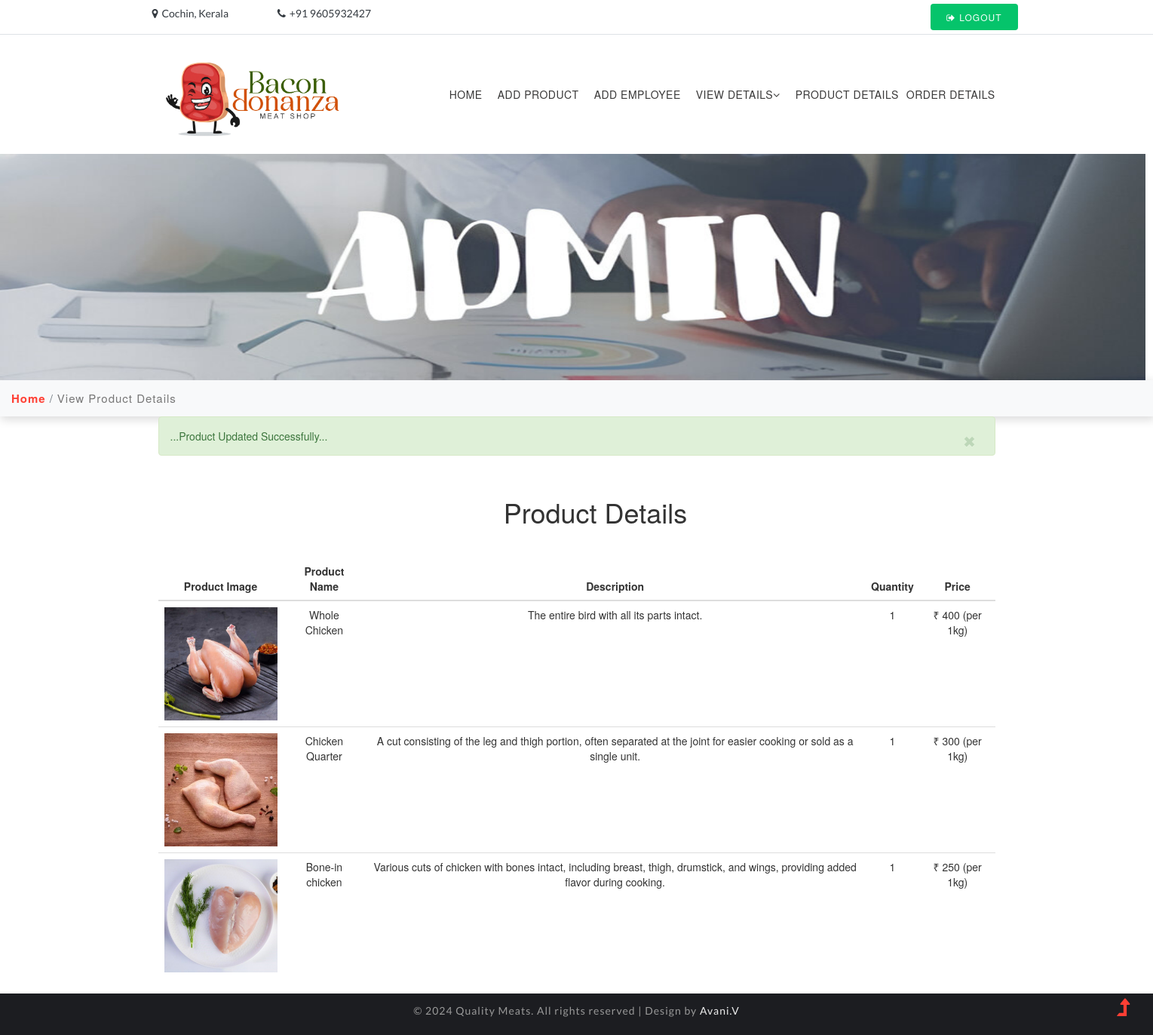
The page /updis on the database its author committed.
### meatapp/models.py (models this page shows)
class add_product(models.Model):
    pro_id = models.CharField(max_length=10)
    pro_name = models.CharField(max_length=20)
    description = models.CharField(max_length=150)
    quantity = models.IntegerField()
    price = models.IntegerField()
    pro_img = models.FileField()

### meatapp/views.py (the view)
# urls.py: path('updis',views.updis),
def updis(re):
    updata = add_product.objects.all()
    messages.success(re,'...Product Updated Successfully...')
    return render(re,'up_display.html',{'udp':updata})

### template/up_display.html (shortened to what this page needs)
<!DOCTYPE html>
<html lang="en">
{% load static %}
<head>
	<link rel="stylesheet" href="https://cdnjs.cloudflare.com/ajax/libs/font-awesome/4.7.0/css/font-awesome.min.css">
	<link rel="stylesheet" href="{%static 'css/bootstrap.css' %}">
	<link href="{%static 'css/css_slider.css' %}" type="text/css" rel="stylesheet" media="all">
	<link rel="stylesheet" href="{%static 'css/style.css' %}" type="text/css" media="all" />
	<link href="css/font-awesome.min.css' %}" rel="stylesheet">
	<link rel="stylesheet" href="https://maxcdn.bootstrapcdn.com/bootstrap/3.4.1/css/bootstrap.min.css">
</head>
<body>
	<header id="home">
		<div class="top-bar py-2 border-bottom">
			<div class="container">
				<div class="row middle-flex">
					<div class="col-xl-7 col-md-5 top-social-agile mb-md-0 mb-1 text-lg-left text-center">
						<div class="row">
							<div class="col-xl-3 col-6 header-top_w3layouts">
								<p class="text-da">
									<span class="fa fa-map-marker mr-2"></span>Cochin, Kerala
								</p>
							</div>
							<div class="col-xl-3 col-6 header-top_w3layouts">
								<p class="text-da">
									<span class="fa fa-phone mr-2"></span>+91 9605932427
								</p>
							</div>
							<div class="col-xl-6"></div>
						</div>
					</div>
					<div class="col-xl-5 col-md-7 top-social-agile text-md-right text-center pr-sm-0 mt-md-0 mt-2">
						<div class="row middle-flex">
							<div class="col-lg-12 col-4 top-w3layouts p-md-0 text-right">
								<a href="../home" class="btn login-button-2 text-uppercase text-wh">
									<span class="fa fa-sign-out mr-2"></span>Logout</a>
							</div>
						</div>
					</div>
				</div>
			</div>
		</div>
	</header>
	<div class="main-top py-1" >
		<div class="container">
			<div class="nav-content">
				<h1>
					<a id="logo" class="logo" href="">
						<img style="padding-left:5px;" src="{%static 'images/logo1.jpg' %}" height="350px" width="250px" alt="logo1" class="img-fluid">
					</a>
				</h1>
				<div class="nav_web-dealingsls">
					<nav>
						<ul class="menu">
							<li><a href="../admin_home">Home</a></li>
							<li><a href="../add_product">Add Product</a></li>
							<li><a href="../add_employee">Add Employee</a></li>
							<li>
								<a href="#pages">View Details<span class="fa fa-angle-down" aria-hidden="true"></span></a>
							<li><a href="../view_product">Product Details</a></li>
							<li><a href="../view_order">Order Details</a></li>
						</ul>
					</nav>
				</div>
			</div>
		</div>
	</div>
	<div>
		<img src="{%static 'images/admin-bg-2.jpeg' %}" height="300px" width="1519px">
	</div>
	<div class="breadcrumb-agile bg-light py-2">
		<ol class="breadcrumb bg-light m-0">
			<li class="breadcrumb-item">
				<a href="../admin_home">Home</a>
			</li>
			<li class="breadcrumb-item active" aria-current="page">View Product Details</li>
		</ol>
	</div>
	{% if messages %}
	<div class="container">
		<div class="alert alert-success alert-dismissible messages">
			{% for message in messages %}
				<button type="button" class="close" data-dismiss="alert">🞭</button>
			 {{message}}
	  	</div>
		 {% endfor %}
	</div>
	{% endif %}
<div class="map-full">
	<div class="contact-box">
		<div class="container">
			<div class="row">
				<div class="col-lg-12 mt-4">
					<div class="heading-title text-center">
						<h1 style="margin-left:50px;">Product Details</h1>
					</div>
				</div>
			</div>
		</div>
	</div>
</div>
<div class="map-full">
	<div class="contact-box">
        <div class="container">
			<table class="table table-stripped mt-5">
				<thead>
				<tr>
					<th><center>Product Image</center></th>
					<th><center>Product Name</center></th>
					<th><center>Description</center></th>
					<th><center>Quantity</center></th>
					<th><center>Price</center></th>
		  		</tr>
		  		</thead>
				<tbody>
				{% for i in udp %}
				<tr>
					<td><center><img src="{{i.pro_img.url}}" height="150" width="150"></center></td>
					<td><center>{{i.pro_name}}</center></td>
					<td><center>{{i.description}}</center></td>
					<td><center>{{i.quantity}}</center></td>
					<td ><center>₹ {{i.price}} (per 1kg)</center></td>
				</tr>
    			{% endfor %}
    			</tbody>
			</table>
		</div>
	</div>
</div>
<div class="cpy-right text-center py-3">
	<p>© 2024 Quality Meats. All rights reserved | Design by
		<a href=""> Avani.V</a>
	</p>
</div>
<a href="#home" class="move-top text-center">
	<span class="fa fa-level-up" aria-hidden="true"></span>
</a>
</body>
</html>

### static/css/style.css (style rules this page uses)
body { padding: 0; margin: 0; background: #FFF; font-family: 'Lato', sans-serif; }
h1, h2, h3, h4, h5, h6 { margin: 0; padding: 0; font-family: 'Barlow Semi Condensed', sans-serif; }
p { margin: 0; padding: 0; font-size: 17px; line-height: 25px; color: #999; font-family: 'Lato', sans-serif; font-weight: normal; }
ul, ol { margin: 0; padding: 0; }
.text-wh { color: #fff; }
.text-da { color: #343a40; }
html { scroll-behavior: smooth; }
a.move-top { position: fixed; bottom: 1.5%; right: 2%; z-index: 0; }
a.move-top span { color: #ff3f34; font-size: 30px; }
.header-top_w3layouts { padding: 0 .5em; }
nav li:last-child { margin: 0; }
.header-top_w3layouts p, .header-w3layouts p, .top-w3layouts p { font-size: 14px; }
a.login-button-2 { letter-spacing: 1px; font-size: 12px; background: #05c46b; padding: 8px 20px; border-radius: 4px; color: #fff; }
.middle-flex { align-items: center; }
.nav-content { display: flex; align-items: center; }
.nav_web-dealingsls { margin-left: auto; }
nav { margin: 0; padding: 0; }
nav:after { content: ""; display: table; clear: both; }
nav ul { padding: 0; margin: 0; list-style: none; position: relative; }
nav ul li { display: inline-block; float: left; }
nav li { margin: 0 10px; }
nav a { color: #3a3939; font-weight: 400; font-size: 14px; display: inline-block; text-transform: uppercase; letter-spacing: .5px; }
li>a:only-child:after { content: ''; }
a.logo { color: #3a3939; font-size: 40px; padding: 0; font-weight: bold; position: relative; }
.cpy-right { background: #1c1d21; }
.cpy-right p { letter-spacing: 1px; font-size: 14px; }
.cpy-right p a { color: #eee; }
.breadcrumb-agile { box-shadow: 2px 3px 12px 1px rgba(0, 0, 0, 0.15); }
.breadcrumb li a { color: #ff3f34; font-weight: bold; }
.breadcrumb li { letter-spacing: 1px; color: #000; font-size: 15px; }

### rows shown on the page
add_product: pro_img (picture), pro_name "Whole Chicken", description "The entire bird with all its parts intact.", quantity "1", price "400"
add_product: pro_img (picture), pro_name "Chicken Quarter", description "A cut consisting of the leg and thigh portion, often separated at the joint for easier cooking or sold as a single unit.", quantity "1", price "300"
add_product: pro_img (picture), pro_name "Bone-in chicken", description "Various cuts of chicken with bones intact, including breast, thigh, drumstick, and wings, providing added flavor during cooking.", quantity "1", price "250"

### other values the page prints
{{ message }} "...Product Updated Successfully..."
